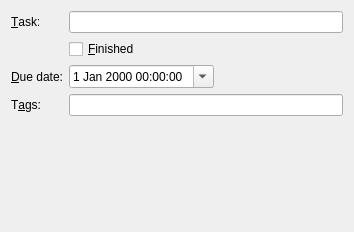
<?xml version="1.0" encoding="UTF-8"?>
<ui version="4.0">
 <class>Form</class>
 <widget class="QWidget" name="Form">
  <property name="geometry">
   <rect>
    <x>0</x>
    <y>0</y>
    <width>354</width>
    <height>232</height>
   </rect>
  </property>
  <property name="windowTitle">
   <string>Edit task</string>
  </property>
  <layout class="QVBoxLayout" name="verticalLayout">
   <item>
    <layout class="QFormLayout" name="formLayout_2">
     <property name="fieldGrowthPolicy">
      <enum>QFormLayout::ExpandingFieldsGrow</enum>
     </property>
     <item row="0" column="0">
      <widget class="QLabel" name="taskLabel">
       <property name="text">
        <string>&amp;Task:</string>
       </property>
       <property name="buddy">
        <cstring>task</cstring>
       </property>
      </widget>
     </item>
     <item row="0" column="1">
      <widget class="QLineEdit" name="task"/>
     </item>
     <item row="1" column="1">
      <widget class="QCheckBox" name="finished">
       <property name="text">
        <string>&amp;Finished</string>
       </property>
      </widget>
     </item>
     <item row="2" column="0">
      <widget class="QLabel" name="dueDateLabel">
       <property name="text">
        <string>&amp;Due date:</string>
       </property>
       <property name="buddy">
        <cstring>dueDate</cstring>
       </property>
      </widget>
     </item>
     <item row="2" column="1">
      <widget class="QDateTimeEdit" name="dueDate">
       <property name="calendarPopup">
        <bool>true</bool>
       </property>
      </widget>
     </item>
     <item row="3" column="0">
      <widget class="QLabel" name="tagsLabel">
       <property name="text">
        <string>T&amp;ags:</string>
       </property>
       <property name="buddy">
        <cstring>tags</cstring>
       </property>
      </widget>
     </item>
     <item row="3" column="1">
      <widget class="QLineEdit" name="tags"/>
     </item>
    </layout>
   </item>
  </layout>
 </widget>
 <tabstops>
  <tabstop>task</tabstop>
  <tabstop>finished</tabstop>
  <tabstop>dueDate</tabstop>
  <tabstop>tags</tabstop>
 </tabstops>
 <resources/>
 <connections>
  <connection>
   <sender>dueDate</sender>
   <signal>dateTimeChanged(QDateTime)</signal>
   <receiver>Form</receiver>
   <slot>save()</slot>
   <hints>
    <hint type="sourcelabel">
     <x>146</x>
     <y>89</y>
    </hint>
    <hint type="destinationlabel">
     <x>176</x>
     <y>115</y>
    </hint>
   </hints>
  </connection>
  <connection>
   <sender>finished</sender>
   <signal>stateChanged(int)</signal>
   <receiver>Form</receiver>
   <slot>save()</slot>
   <hints>
    <hint type="sourcelabel">
     <x>117</x>
     <y>56</y>
    </hint>
    <hint type="destinationlabel">
     <x>176</x>
     <y>115</y>
    </hint>
   </hints>
  </connection>
  <connection>
   <sender>tags</sender>
   <signal>textChanged(QString)</signal>
   <receiver>Form</receiver>
   <slot>save()</slot>
   <hints>
    <hint type="sourcelabel">
     <x>210</x>
     <y>124</y>
    </hint>
    <hint type="destinationlabel">
     <x>176</x>
     <y>115</y>
    </hint>
   </hints>
  </connection>
  <connection>
   <sender>task</sender>
   <signal>textChanged(QString)</signal>
   <receiver>Form</receiver>
   <slot>save()</slot>
   <hints>
    <hint type="sourcelabel">
     <x>210</x>
     <y>24</y>
    </hint>
    <hint type="destinationlabel">
     <x>176</x>
     <y>115</y>
    </hint>
   </hints>
  </connection>
 </connections>
 <slots>
  <slot>save()</slot>
 </slots>
</ui>
